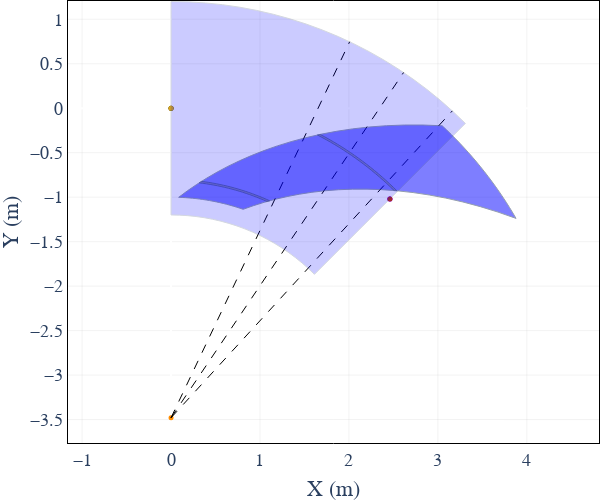

The cell this chart's notebook holds for it:
### Markdown cell above
### Plotting

### Code cell
artist = zgoubidoo.vis.ZgoubidooPlotlyArtist()
artist.fig["layout"]["xaxis"]["title"] = "X (m)"
artist.fig["layout"]["yaxis"]["title"] = "Y (m)"
artist.fig["layout"]["width"] = 600
artist.fig["layout"]["height"] = 500

artist.fig["layout"]["margin"] = dict(l=0, r=0, b=0, t=0)
artist.fig["layout"]["yaxis"]["scaleanchor"] = "x"
artist.fig["layout"]["yaxis"]["scaleratio"] = 1

artist.plot_beamline(beamline=zi, with_frames=True, with_apertures=True, with_map=True)
artist.render()
